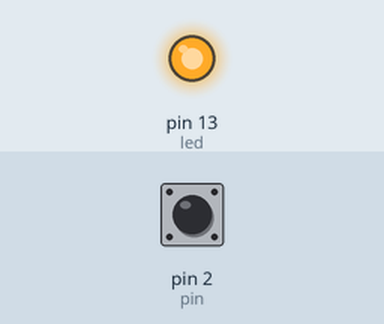
Recording of a sketch running on a simulated Arduino Uno, built with avr-gcc and run on an emulated ATmega328P. Shown: output pins drawn as LEDs (lit = HIGH). Dashed ring = blinking. The test bench sets the inputs (shaded band); at power-on: pin 2 (pin) HIGH.

Above: at 1.2 s.
1.3 s: pin 2 (pin) pulled LOW for 0.15 s
At 1.58 s:
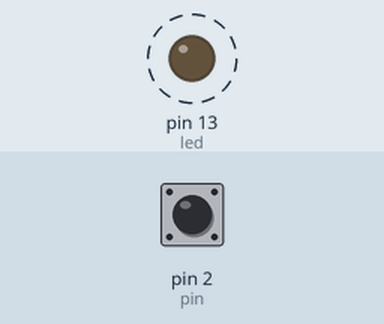
4.3 s: pin 2 (pin) pulled LOW for 1 s
At 6.2 s:
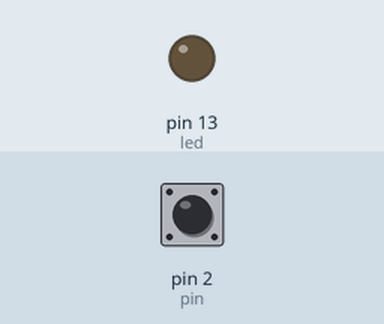
Timing chart, 0 to 7.7 s (numbered marks = the images above; inputs shaded):
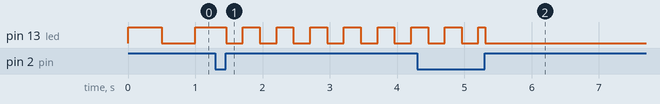

The sketch:

detect-short-and-long-button-press.ino
```cpp
#define PRESSED LOW
#define NOT_PRESSED HIGH

const byte led = 13;

const unsigned long shortPress = 100;
const unsigned long  longPress = 500;

long blinkInterval = 500;
unsigned long previousBlink=0;
bool ledState = true;
bool blinkState = true;

typedef struct Buttons {
	const byte pin = 2;
	const int debounce = 10;

	unsigned long counter=0;
	bool prevState = NOT_PRESSED;
	bool currentState;
} Button;

// create a Button variable type
Button button;

void setup() {
  pinMode(led, OUTPUT);
  pinMode(button.pin, INPUT_PULLUP);
}

void loop() {
	// check the button
	button.currentState = digitalRead(button.pin);

	// has it changed?
	if (button.currentState != button.prevState) {
		delay(button.debounce);
		// update status in case of bounce
		button.currentState = digitalRead(button.pin);
		if (button.currentState == PRESSED) {
			// a new press event occured
			// record when button went down
			button.counter = millis();
		}

		if (button.currentState == NOT_PRESSED) {
			// but no longer pressed, how long was it down?
			unsigned long currentMillis = millis();
			//if ((currentMillis - button.counter >= shortPress) && !(currentMillis - button.counter >= longPress)) {
			if ((currentMillis - button.counter >= shortPress) && !(currentMillis - button.counter >= longPress)) {
				// short press detected.
				handleShortPress();
			}
			if ((currentMillis - button.counter >= longPress)) {
				// the long press was detected
				handleLongPress();
			}
		}
		// used to detect when state changes
		button.prevState = button.currentState;
	}

	blinkLED();
}

void handleShortPress() {
	blinkState = true;
	ledState = true;
	blinkInterval = blinkInterval / 2;
	if (blinkInterval <= 50)
		blinkInterval = 500;
}

void handleLongPress() {
	blinkState = false;
	ledState = false;
}

void blinkLED() {
	// blink the LED (or don't!)
	if (blinkState) {
		if (millis() - previousBlink >= blinkInterval) {
			// blink the LED
			ledState = !ledState;
			previousBlink = millis();
		}
	} else {
		ledState = false;
	}
	digitalWrite(led, ledState);
}


// detectButtonPress
// Use millis to detect a short and long button press
// More Information: baldengineer.com/detect-short-long-button-press-using-millis.html
// Created by James Lewis
```

Measured:
- after the input at 1.3 s, pin 13 (led): alternates HIGH for 0.25 s and LOW for 0.25 s, starting after 0.16 s
